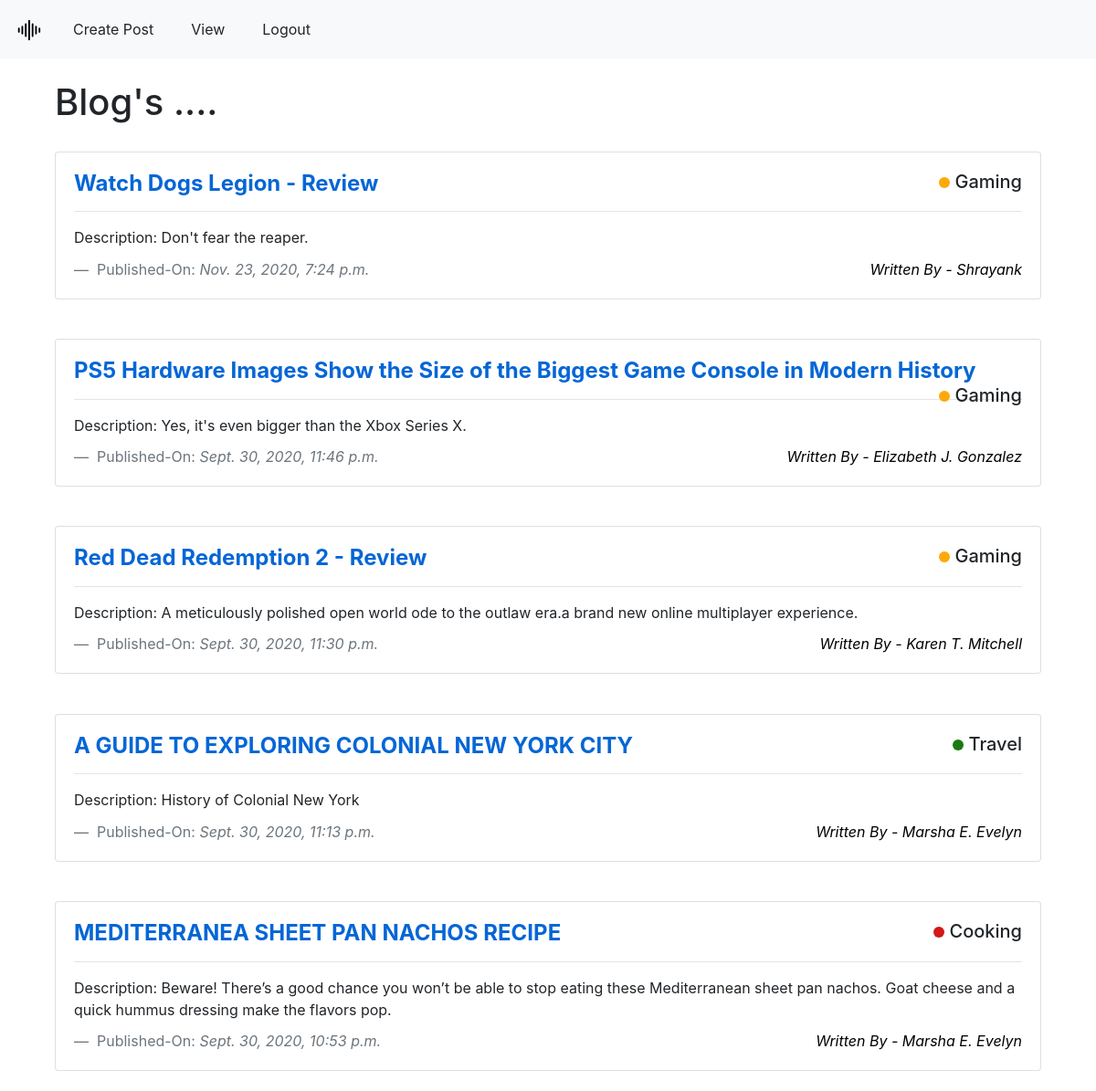
The page / (signed in) on the database its author committed.
### posts/models.py (models this page shows, shortened)
class Post(models.Model):
    class Meta:
        ordering = ["-created_date"]
    author = models.ForeignKey(User, on_delete = models.CASCADE);
    title = models.CharField(max_length = 100)
    body = RichTextField(blank = True, null = True, config_name = "default")
    likes = models.ManyToManyField(User, related_name = 'post_likes')
    dislikes = models.ManyToManyField(User, related_name = 'post_dislikes')
    created_date = models.DateTimeField(default = timezone.now)
    published_date = models.DateTimeField(blank = True, null = True)
    description = models.CharField(max_length = 255, blank = True, null = True)
    category = models.ForeignKey(Category, null = True, blank = True, on_delete = models.CASCADE)

class Category(models.Model):
    category = models.CharField(max_length = 50)
    color = ColorField(default='#FF0000')

### accounts/models.py (models this page shows, shortened)
class UserProfile(models.Model):
    user = models.OneToOneField(User, on_delete = models.CASCADE, related_name = 'users')
    name = models.CharField(blank = True, null = True, max_length = 50)
    email = models.EmailField(blank = True, null = True)
    profile_pic = fields.ImageField(blank = True, null = True, upload_to = 'profilepics/')
    instagram_link = models.CharField(blank = True, null = True, max_length = 50)

### posts/views.py (the view)
# urls.py: path('', views.HomeView.as_view(), name = 'home'),
class HomeView(generic.ListView):
    model = models.Post
    template_name = 'posts/home.html'
    context_object_name = 'postlist'
    def get_queryset(request):
        return models.Post.objects.filter(published_date__lte = timezone.now()).order_by("-published_date")

### posts/templates/posts/home.html
{% extends 'posts/base.html' %}
{% load static %}
{% block content %}
<link rel="stylesheet" href="{% static 'css/home.css' %}">
<div class="container">
    <br>
    <div class="userposts col-sm-12 col-md-12 col-lg-12">
        <h1> Blog's .... </h1>
        <div class="row">
            {% for post in postlist %}
            <div class="col-12 col-sm-12 col-md-12 col-lg-12">
                <div class="postcard card">
                    <div class="card-body">
                        <h5 class="card-title">
                            <a class="postlinks" href="{% url 'posts:postdetail' pk=post.id %}">
                                {{ post.title }}
                            </a>
                            <span class="categoryTag">
                                <span class="category-color" style="background-color:{{ post.category.color }}">
                                </span>
                                {{ post.category.category }}
                            </span>
                        </h5>
                        <hr>
                        <span>
                            Description: {{ post.description }}
                            <footer class="dateTag blockquote-footer">
                                Published-On: <cite title="Source Title"> {{ post.published_date }} <cite>
                                <span class="writer">
                                    Written By -
                                    <a class = "writerlink" href="{% url 'accounts:profiledetail' pk=post.author.users.pk %}">
                                        {{ post.author.users.name }}
                                    </a>
                                </span>
                            </footer>
                        </span>
                    </div>
                </div>
            </div>
            {% endfor %}
        </div>
    </div>
</div>
{% endblock %}

### posts/static/css/home.css (style rules this page uses)
.postlinks { color:#0466D6; font-weight: bold; font-size: larger; text-decoration: none; }
.postcard { margin-top: 2%; margin-bottom: 2%; }
.category-color { top: 1px; display: inline-block; width: 12px; height: 12px; border-radius: 50%; }
.categoryTag { float: right; }
.dateTag { font-size: medium; padding-top: 1%; }
.writer { float: right; color: black; }
.writerlink { color:black; }

### rows shown on the page
Post: title "Watch Dogs Legion - Review", category.category "Gaming", description "Don't fear the reaper.", published_date "Nov. 23, 2020, 7:24 p.m.", author.users.name "Shrayank"
Post: title "PS5 Hardware Images Show the Size of the Biggest Game Console in Modern History", category.category "Gaming", description "Yes, it's even bigger than the Xbox Series X.", published_date "Sept. 30, 2020, 11:46 p.m.", author.users.name "Elizabeth J. Gonzalez"
Post: title "Red Dead Redemption 2 - Review", category.category "Gaming", description "A meticulously polished open world ode to the outlaw era.a brand new online multiplayer experience.", published_date "Sept. 30, 2020, 11:30 p.m.", author.users.name "Karen T. Mitchell"
Post: title "A GUIDE TO EXPLORING COLONIAL NEW YORK CITY", category.category "Travel", description "History of Colonial New York", published_date "Sept. 30, 2020, 11:13 p.m.", author.users.name "Marsha E. Evelyn"
Post: title "MEDITERRANEA SHEET PAN NACHOS RECIPE", category.category "Cooking", description "Beware! There’s a good chance you won’t be able to stop eating these Mediterranean sheet pan nachos. Goat cheese and a quick hummus dressing make the flavors pop.", published_date "Sept. 30, 2020, 10:53 p.m.", author.users.name "Marsha E. Evelyn"
